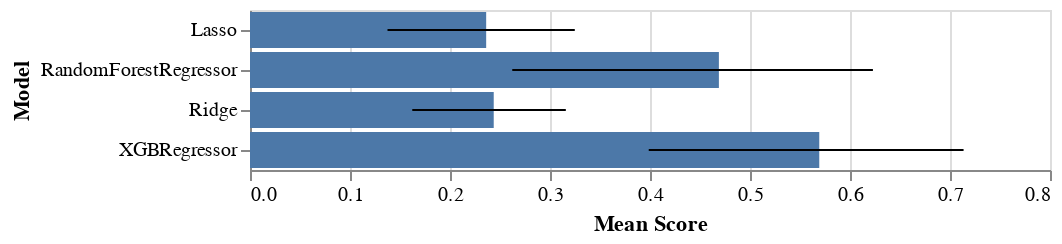

Source (notebook cell):
### Code cell
bars = alt.Chart(results).mark_bar().encode(
    x=alt.X('mean(Score):Q', title='Mean Score'),
    y=alt.Y('Model:N', sort=alt.EncodingSortField(op='mean', field='Score', order='descending'))
)

error_bars = bars.mark_errorbar(extent='ci').encode(
    x=alt.X('Score:Q', title='Mean Score')
)

bars + error_bars

### Figure 1 — Vega-Lite specification as saved in the notebook (floating-point values rounded to 4 significant figures)
{"config": {"view": {"continuousWidth": 400, "continuousHeight": 300}}, "layer": [{"mark": "bar", "encoding": {"x": {"aggregate": "mean", "field": "Score", "title": "Mean Score", "type": "quantitative"}, "y": {"field": "Model", "sort": {"field": "Score", "op": "mean", "order": "descending"}, "type": "nominal"}}}, {"mark": {"type": "errorbar", "extent": "ci"}, "encoding": {"x": {"field": "Score", "title": "Mean Score", "type": "quantitative"}, "y": {"field": "Model", "sort": {"field": "Score", "op": "mean", "order": "descending"}, "type": "nominal"}}}], "data": {"name": "data-dab906b74afa9674bd8f97c416bccafb"}, "$schema": "https://vega.github.io/schema/vega-lite/v4.17.0.json", "datasets": {"data-dab906b74afa9674bd8f97c416bccafb": [{"K": 0, "Model": "Lasso", "Score": 0.2487}, {"K": 1, "Model": "Lasso", "Score": 0.2437}, {"K": 2, "Model": "Lasso", "Score": 0.06504}, {"K": 3, "Model": "Lasso", "Score": 0.3784}, {"K": 4, "Model": "Lasso", "Score": 0.2451}, {"K": 0, "Model": "Ridge", "Score": 0.2427}, {"K": 1, "Model": "Ridge", "Score": 0.2397}, {"K": 2, "Model": "Ridge", "Score": 0.1005}, {"K": 3, "Model": "Ridge", "Score": 0.3655}, {"K": 4, "Model": "Ridge", "Score": 0.2702}, {"K": 0, "Model": "RandomForestRegressor", "Score": 0.5352}, {"K": 1, "Model": "RandomForestRegressor", "Score": 0.4727}, {"K": 2, "Model": "RandomForestRegressor", "Score": 0.06149}, {"K": 3, "Model": "RandomForestRegressor", "Score": 0.6834}, {"K": 4, "Model": "RandomForestRegressor", "Score": 0.5916}, {"K": 0, "Model": "XGBRegressor", "Score": 0.6953}, {"K": 1, "Model": "XGBRegressor", "Score": 0.5023}, {"K": 2, "Model": "XGBRegressor", "Score": 0.2408}, {"K": 3, "Model": "XGBRegressor", "Score": 0.6387}, {"K": 4, "Model": "XGBRegressor", "Score": 0.7693}]}}
